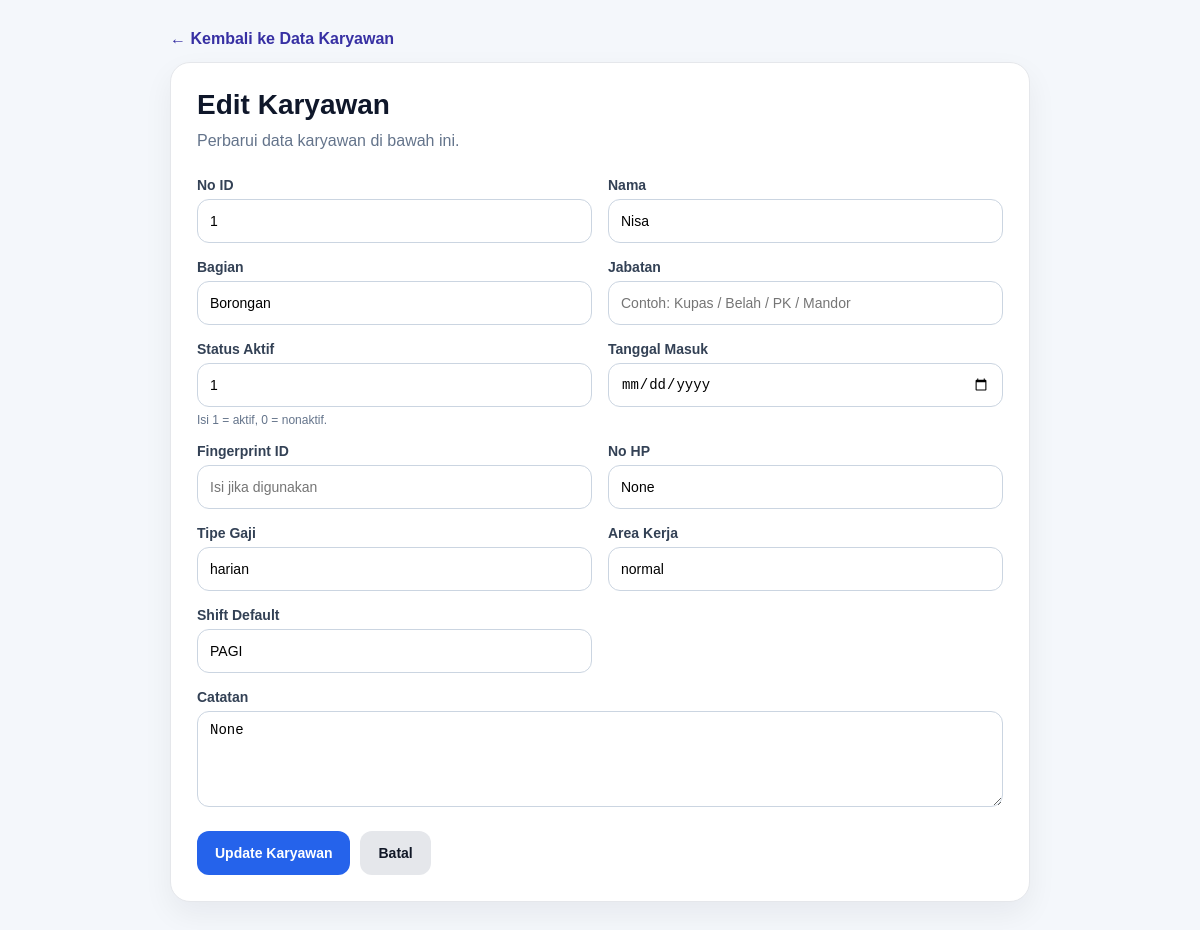
Page /karyawan/employees/1/edit on the earlier database version.
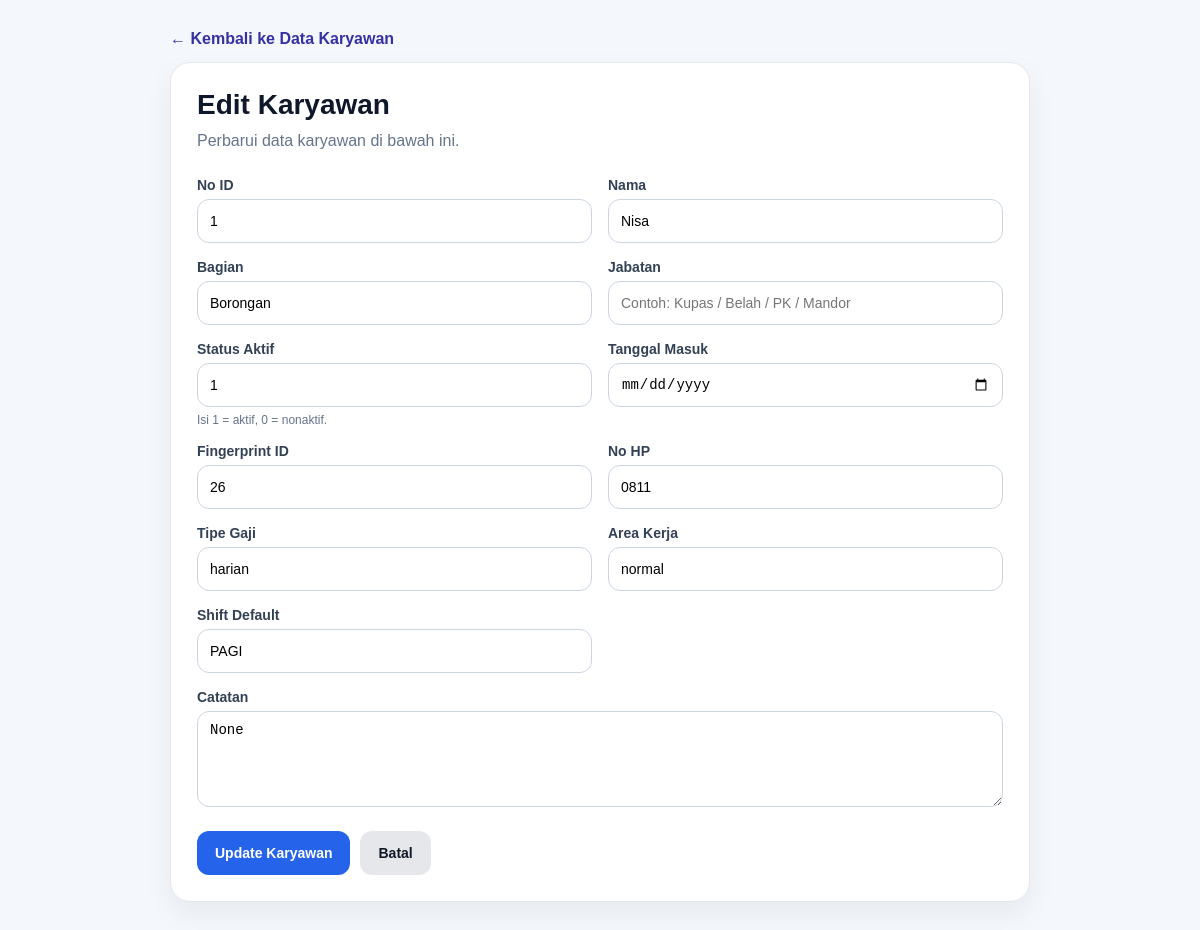
Same page on the later database version.
### tables this page shows
CREATE TABLE employees (
                        id INTEGER PRIMARY KEY AUTOINCREMENT,
                        no_id TEXT NOT NULL UNIQUE,
                        nama TEXT NOT NULL,
                        bagian TEXT,
                        jabatan TEXT,
                        status_aktif INTEGER NOT NULL DEFAULT 1,
                        tanggal_masuk TEXT,
                        fingerprint_id TEXT,
                        no_hp TEXT,
                        catatan TEXT,
                        created_at TEXT NOT NULL DEFAULT CURRENT_TIMESTAMP,
                        updated_at TEXT NOT NULL DEFAULT CURRENT_TIMESTAMP
                    , tipe_gaji TEXT DEFAULT 'harian', area_kerja TEXT DEFAULT 'normal', shift_default TEXT DEFAULT 'PAGI');

### karyawan/routes.py (the view, shortened to what this page needs)
@karyawan_bp.route("/employees/<int:id>/edit", methods=["GET", "POST"])
def employee_edit(id):
    conn = get_conn()
    employee = conn.execute(
        "SELECT * FROM employees WHERE id = ?",
        (id,)
    ).fetchone()
    conn.close()
    return render_template("karyawan/employee_form.html", employee=employee, error=None)

### helpers/db.py (called while the page is built)
def get_conn():
    conn = sqlite3.connect(DB_PATH, timeout=30)
    conn.row_factory = sqlite3.Row
    conn.execute("PRAGMA foreign_keys = ON;")
    conn.execute("PRAGMA journal_mode = WAL;")
    return conn

### karyawan/templates/karyawan/employee_form.html (shortened to what the changed rows need)
<!DOCTYPE html>
<html lang="id">
<head>
</head>
<body>
  <div class="container">
    <div class="card">
      <div class="header">
        <h1>{{ 'Edit Karyawan' if employee else 'Tambah Karyawan' }}</h1>
      </div>
      <form method="post">
        <div class="form-grid">
          <div class="field">
            <label for="no_id">No ID</label>
            <input
              type="text"
              id="no_id"
              name="no_id"
              value="{{ employee.no_id if employee else '' }}"
              required
            >
          </div>
          <div class="field">
            <label for="nama">Nama</label>
            <input
              type="text"
              id="nama"
              name="nama"
              value="{{ employee.nama if employee else '' }}"
              required
            >
          </div>
          <div class="field">
            <label for="bagian">Bagian</label>
            <input
              type="text"
              id="bagian"
              name="bagian"
              value="{{ employee.bagian if employee else '' }}"
              placeholder="Contoh: Borongan / Beku / Admin / Produksi"
            >
          </div>
          <div class="field">
            <label for="status_aktif">Status Aktif</label>
            <input
              type="number"
              id="status_aktif"
              name="status_aktif"
              value="{{ employee.status_aktif if employee else 1 }}"
              min="0"
              max="1"
              required
            >
            <div class="hint">Isi 1 = aktif, 0 = nonaktif.</div>
          </div>
          <div class="field">
            <label for="tanggal_masuk">Tanggal Masuk</label>
            <input
              type="date"
              id="tanggal_masuk"
              name="tanggal_masuk"
              value="{{ employee.tanggal_masuk if employee and employee.tanggal_masuk else '' }}"
            >
          </div>
          <div class="field">
            <label for="fingerprint_id">Fingerprint ID</label>
            <input
              type="text"
              id="fingerprint_id"
              name="fingerprint_id"
               value="{{ '' if not employee or employee.fingerprint_id in [None, 'None', ''] else employee.fingerprint_id }}"
              placeholder="Isi jika digunakan"
            >
          </div>
          <div class="field">
            <label for="no_hp">No HP</label>
            <input
              type="text"
              id="no_hp"
              name="no_hp"
              value="{{ employee.no_hp if employee else '' }}"
              placeholder="Contoh: 0812xxxxxxx"
            >
          </div>
          <div class="field">
            <label for="tipe_gaji">Tipe Gaji</label>
            <input
              type="text"
              id="tipe_gaji"
              name="tipe_gaji"
              value="{{ employee.tipe_gaji if employee else '' }}"
              placeholder="Contoh: harian / bulanan / borongan"
            >
          </div>
          <div class="field">
            <label for="area_kerja">Area Kerja</label>
            <input
              type="text"
              id="area_kerja"
              name="area_kerja"
              value="{{ employee.area_kerja if employee else '' }}"
              placeholder="Contoh: normal / coldroom"
            >
          </div>
          <div class="field">
            <label for="shift_default">Shift Default</label>
            <input
              type="text"
              id="shift_default"
              name="shift_default"
              value="{{ employee.shift_default if employee else '' }}"
              placeholder="Contoh: PAGI / SORE / MALAM"
            >
          </div>
          <div class="field full">
            <label for="catatan">Catatan</label>
            <textarea
              id="catatan"
              name="catatan"
              placeholder="Catatan tambahan jika ada"
            >{{ employee.catatan if employee else '' }}</textarea>
          </div>
        </div>
      </form>
    </div>
  </div>
</body>
</html>

Differences in the rows shown:
changed employees "Nisa": fingerprint_id (not shown) → "26"; no_hp (not shown) → "0811"; catatan (not shown) → "None"
Other differences:
form field no_hp: "None" → (not shown)
form field catatan: "None" → (not shown)
